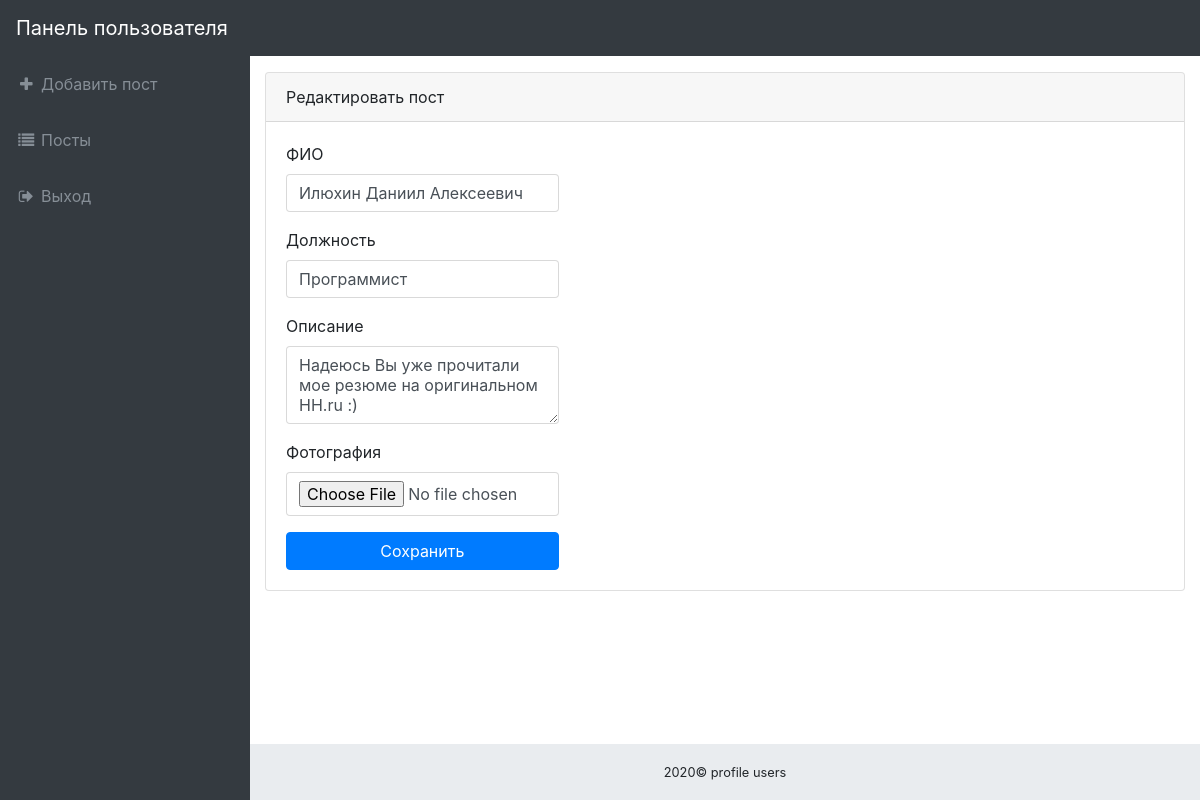
Screenshot of /account/edit/1 (signed in) with the database file from the repository.
### tables this page shows
CREATE TABLE `posts` (
  `id` int(11) NOT NULL,
  `name` text NOT NULL,
  `description` text NOT NULL,
  `text` text NOT NULL,
  `idUser` int(11) NOT NULL DEFAULT '0'
);

### application/controllers/AccountController.php (called while the page is built, shortened)
<?php
class AccountController extends Controller {
	public function __construct($route) {
		$this->view->layout = 'account';
	}
	public function editAction() {
		$vars = [
			'data' => $this->model->postData($this->route['id'])[0],
		];
		$this->view->render('Редактировать пост', $vars);
	}
}

### index.php (called while the page is built, shortened)
<?php
spl_autoload_register(function($class) {
    $path = str_replace('\\', '/', $class.'.php');
});
$router = new Router;
$router->run();

### application/lib/Db.php (called while the page is built, shortened)
<?php
class Db {
	protected $db;
	public function __construct() {
		$config = require 'application/config/db.php';
		$this->db = new PDO('mysql:host='.$config['host'].';dbname='.$config['name'].'', $config['user'], $config['password']);
	}
	public function query($sql, $params = []) {
		$stmt = $this->db->prepare($sql);
		if (!empty($params)) {
			foreach ($params as $key => $val) {
				if (is_int($val)) {
					$type = PDO::PARAM_INT;
				} else {
					$type = PDO::PARAM_STR;
				}
				$stmt->bindValue(':'.$key, $val, $type);
			}
		}
		$stmt->execute();
		return $stmt;
	}
	public function row($sql, $params = []) {
		$result = $this->query($sql, $params);
		return $result->fetchAll(PDO::FETCH_ASSOC);
	}
}

### application/config/db.php (called while the page is built)
<?php
return [
	'host' => 'localhost',
	'name' => 'fakehh',
	'user' => 'root',
	'password' => 'root',
];

### application/models/Account.php (called while the page is built, shortened)
<?php
class Account extends Model {
	public function postData($id) {
		$params = [
			'id' => $id,
		];
		return $this->db->row('SELECT * FROM posts WHERE id = :id', $params);
	}
}

### application/core/Controller.php (called while the page is built, shortened)
<?php
abstract class Controller {
	public function __construct($route) {
		$this->route = $route;
		$this->model = $this->loadModel($route['controller']);
	}
	public function loadModel($name) {
		$path = 'application\models\\'.ucfirst($name);
		if (class_exists($path)) {
			return new $path;
		}
	}
}

### application/core/Model.php (called while the page is built, shortened)
<?php
abstract class Model {
	public function __construct() {
		$this->db = new Db;
	}
}

### application/views/account/edit.php (the view)
<div class="content-wrapper">
    <div class="container-fluid">
        <div class="card mb-3">
            <div class="card-header"><?php echo $title; ?></div>
            <div class="card-body">
                <div class="row">
                    <div class="col-sm-4">
                        <form action="/account/edit/<?php echo $data['id']; ?>" method="post" >
                            <div class="form-group">
                                <label>ФИО</label>
                                <input class="form-control" type="text" value="<?php echo htmlspecialchars($data['name'], ENT_QUOTES); ?>" name="name">
                            </div>
                            <div class="form-group">
                                <label>Должность</label>
                                <input class="form-control" type="text" value="<?php echo htmlspecialchars($data['description'], ENT_QUOTES); ?>" name="description">
                            </div>
                            <div class="form-group">
                                <label>Описание</label>
                                <textarea class="form-control" rows="3" name="text"><?php echo htmlspecialchars($data['text'], ENT_QUOTES); ?></textarea>
                            </div>
                            <div class="form-group">
                                <label>Фотография</label>
                                <input class="form-control" type="file" name="img">
                            </div>
                            <button type="submit" class="btn btn-primary btn-block">Сохранить</button>
                        </form>
                    </div>
                </div>
            </div>
        </div>
    </div>
</div>

### public/styles/admin.css (style rules this page uses)
html { position: relative; min-height: 100%; }
body { overflow-x: hidden; }
body.sticky-footer { margin-bottom: 56px; }
body.sticky-footer .content-wrapper { min-height: calc(100vh - 56px - 56px); }
body.fixed-nav { padding-top: 56px; }
.content-wrapper { min-height: calc(100vh - 56px); padding-top: 1rem; }
.content-wrapper { overflow-x: hidden; background: white; }
@media (min-width: 992px) { .content-wrapper { margin-left: 250px; } }

### rows the page displays
posts: name "Илюхин Даниил Алексеевич", description "Программист", text "Надеюсь Вы уже прочитали мое резюме на оригинальном HH.ru :)"

### other values shown
$title "Редактировать пост"
